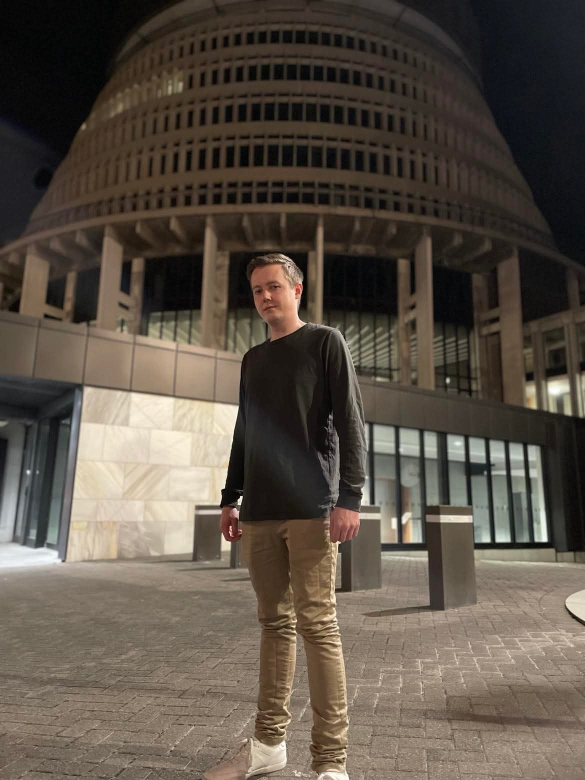
#> input picture src/assets/profile.jpg, 1170 x 1560 px, found by its file name (shown at 1/2 size)
$ python make-images.py
#> lines starting #> are read from the running program, lines starting #| are printed output that depends on the picture
"""Builds the resized images the homepage uses. Originals are left untouched.

Run from the repo root:  python3 scripts/make-images.py
Needs Pillow (pip install pillow).
"""
from pathlib import Path

from PIL import Image

ROOT = Path(__file__).resolve().parent.parent
PUBLIC = ROOT / "public"
OUT = PUBLIC / "assets" / "img"

# Head-and-shoulders crop (4:5) out of the full-length photo at public/dev/profile.jpg.
# If Daniel supplies a new photo, adjust this box (left, top, right, bottom) in source pixels.
PORTRAIT_BOX = (250, 330, 850, 1080)
PORTRAIT_WIDTHS = (240, 480, 800)

RESEARCH = [
    "hexlife_crossover_locking",
    "kitaev_topological_order",
    "nonabelian_phase",
    "equiv_decoder",
    "coldstart_equivariance",
    "qrc_equivariance",
    "haldane_chern",
]
RESEARCH_WIDTH = 720


def save_pair(im, stem, quality=78):
    im.save(OUT / f"{stem}.webp", "WEBP", quality=quality, method=6)
    im.convert("RGB").save(OUT / f"{stem}.jpg", "JPEG", quality=quality, optimize=True, progressive=True)


def main():
    OUT.mkdir(parents=True, exist_ok=True)

    src = Image.open(PUBLIC / "dev" / "profile.jpg").convert("RGB")
#> src is the input picture: PIL image 1170x1560 RGB; mean R, G, B 91.2, 81.4, 70.8
    crop = src.crop(PORTRAIT_BOX)
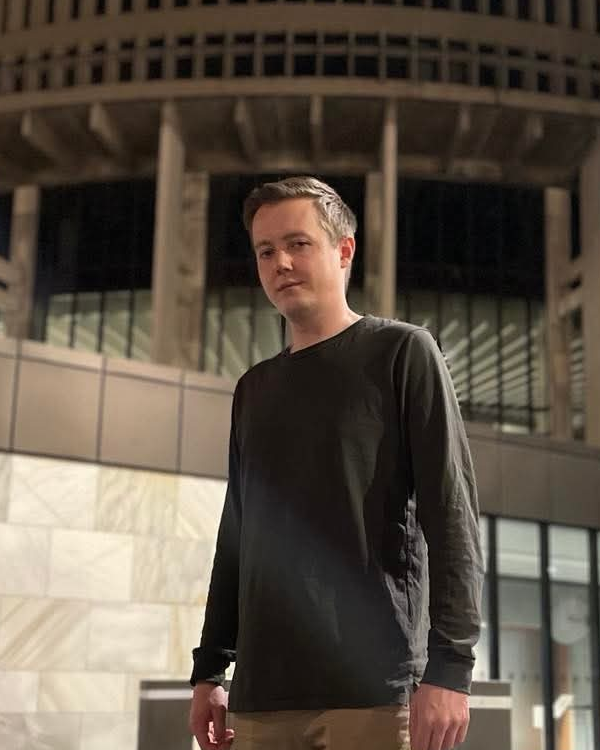
#> crop: PIL image 600x750 RGB; mean R, G, B 93.2, 82.3, 70.4
    for w in PORTRAIT_WIDTHS:
        h = round(w * crop.height / crop.width)
        save_pair(crop.resize((w, h), Image.LANCZOS), f"daniel-{w}")
#> this loop made 3 passes
#> pass 1, in save_pair, `im.save(OUT / f"{stem}.webp", "WEBP", quality=quality, method=6)`:
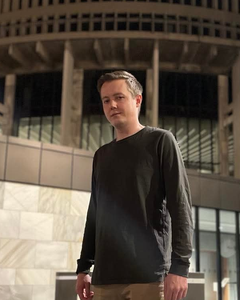
#> saved as daniel-240.webp: PIL image 240x300 RGB; mean R, G, B 93.2, 82.3, 70.4

    # Square version for /dev, matching its CSS (object-fit: cover; object-position: center 25%).
    top = round((src.height - src.width) * 0.25)
#> top = 98
    square = src.crop((0, top, src.width, top + src.width)).resize((600, 600), Image.LANCZOS)
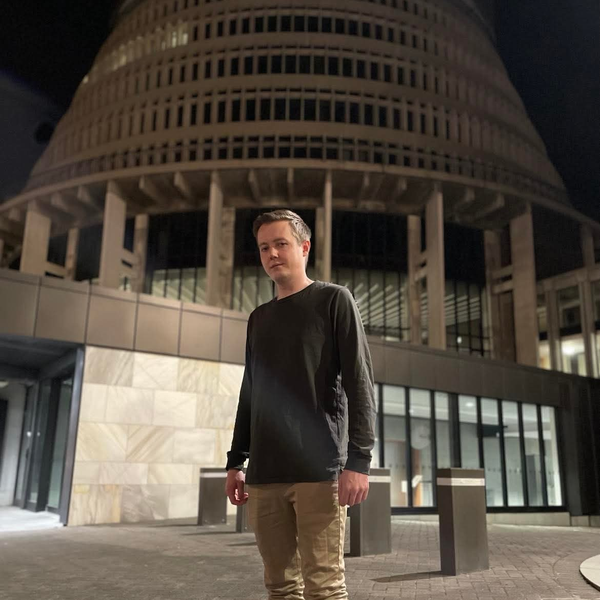
#> square: PIL image 600x600 RGB; mean R, G, B 85.1, 76.4, 66.4
    save_pair(square, "daniel-square-600")

    (OUT / "research").mkdir(exist_ok=True)
    for name in RESEARCH:
#> (the run stopped early here; a loop or call above may not have finished)
